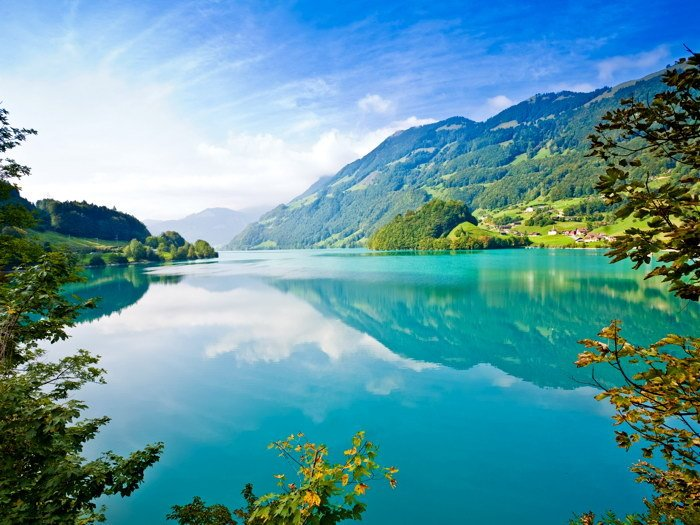
#> input picture 5. hafta - open_cv_devam/resim/manzara.jpg, 700 x 525 px
$ python 3_ornek_soru_6.py
#> lines starting #> are read from the running program, lines starting #| are printed output that depends on the picture
"""
Satranç tahtasını oluşturunuz.
Tahtanın beyaz karelerinin yukarıdan
aşağı aktığını düşününüz.
Bu beyaz karelerinin yukarıdan random
sırayla gelmesini sağlayınız.
"""


import cv2 as cv
import numpy as np
import random

chess_board = np.zeros((8*64, 8*64, 3), dtype=np.uint8)

manzara = cv.imread("resim/manzara.jpg")
#> manzara is the input picture: shape (525, 700, 3); mean B, G, R 163.8, 152.7, 93.6

white_cells = []

# Beyaz kareleri listeye al
for i in range(8):
    for j in range(8):
        if (i + j) % 2 == 0:
            white_cells.append((i, j))

# Listeyi karıştır
random.shuffle(white_cells)

# Random sırayla oluştur
for (i, j) in white_cells:

    x = random.randint(0, manzara.shape[0] - 64)
    y = random.randint(0, manzara.shape[1] - 64)

    top_left = (i * 64, j * 64)
    bottom_right = ((i + 1) * 64, (j + 1) * 64)

    selected_area = manzara[x:x + 64, y:y + 64]

    selected_area_resized = cv.resize(
        selected_area,
        (bottom_right[1] - top_left[1], bottom_right[0] - top_left[0])
    )

    chess_board[top_left[0]:bottom_right[0],
                top_left[1]:bottom_right[1]] = selected_area_resized

    cv.imshow("Chess Board", chess_board)
    cv.waitKey(100)
#> this loop made 32 passes
#> pass 1, `selected_area = manzara[x:x + 64, y:y + 64]`:
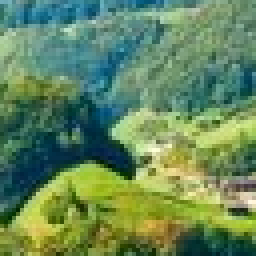
#> selected_area: shape (64, 64, 3) (shown 4 times larger); mean B, G, R 92, 135.5, 100.7
#> pass 1, `cv.imshow("Chess Board", chess_board)`:
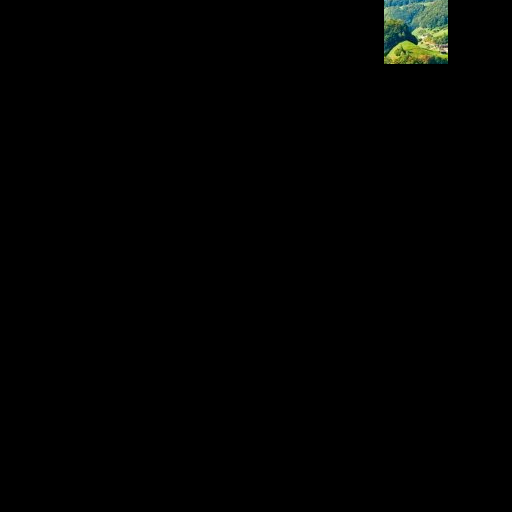
#> window 'Chess Board': shape (512, 512, 3); mean B, G, R 1.4, 2.1, 1.6
#> pass 2, `selected_area = manzara[x:x + 64, y:y + 64]`:
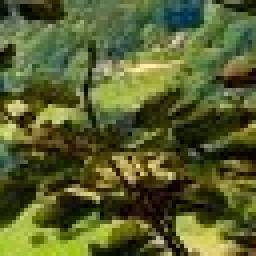
#> selected_area: shape (64, 64, 3) (shown 4 times larger); mean B, G, R 46, 95.8, 88.1
#> pass 2, `cv.imshow("Chess Board", chess_board)`:
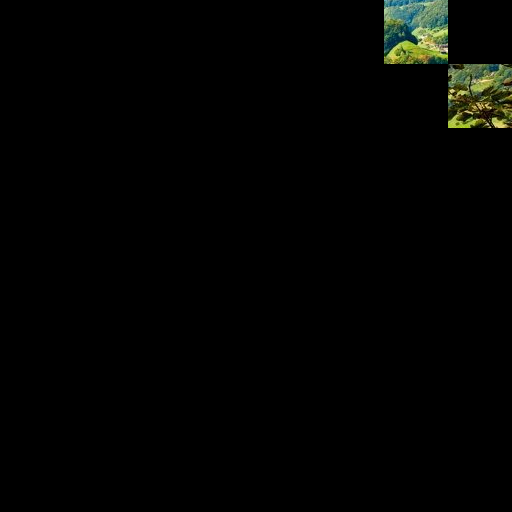
#> window 'Chess Board': shape (512, 512, 3); mean B, G, R 2.2, 3.6, 3
#> after the loop:
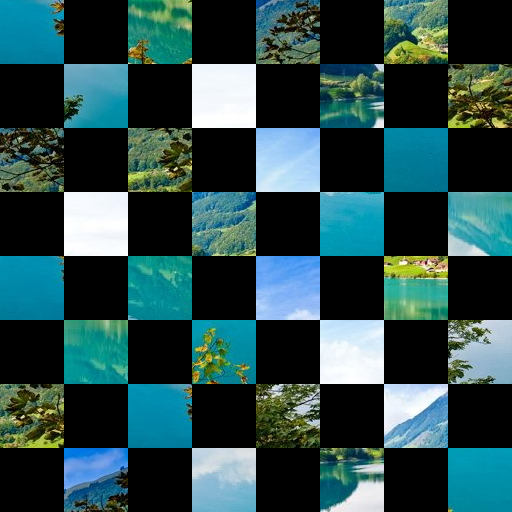
#> chess_board: shape (512, 512, 3); mean B, G, R 75, 74.3, 42.3
#> after the loop:
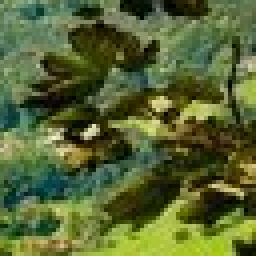
#> selected_area: shape (64, 64, 3) (shown 4 times larger); mean B, G, R 51.8, 101.4, 87.6

cv.waitKey(0)

$ run again, with 5. hafta - open_cv_devam/resim/siyahbeyaz.jpg copied over 5. hafta - open_cv_devam/resim/manzara.jpg
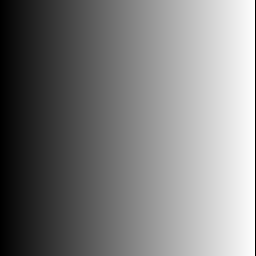
#> input picture 5. hafta - open_cv_devam/resim/siyahbeyaz.jpg, 256 x 256 px
#> manzara is the input picture: shape (256, 256, 3); min 0, max 255, mean 126.5
#> after the loop `for (i, j) in white_cells:`:
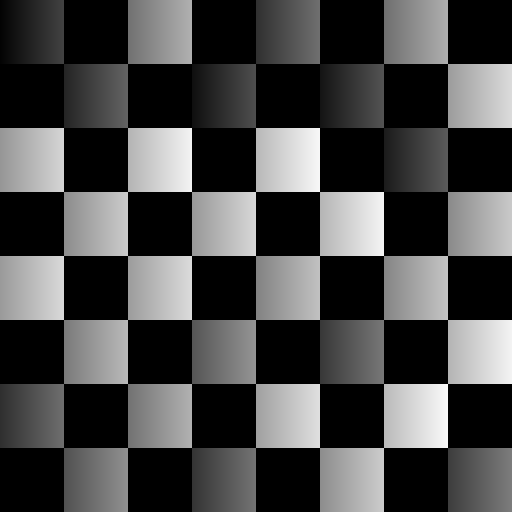
#> chess_board: shape (512, 512, 3); min 0, max 249, mean 70.6
#> after the loop `for (i, j) in white_cells:`:
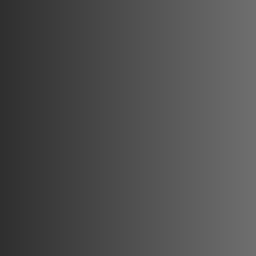
#> selected_area: shape (64, 64, 3) (shown 4 times larger); min 47, max 110, mean 78.5
